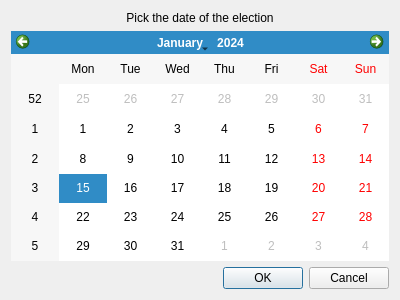
<?xml version="1.0" encoding="UTF-8"?>
<ui version="4.0">
 <class>saveDB</class>
 <widget class="QDialog" name="saveDB">
  <property name="geometry">
   <rect>
    <x>0</x>
    <y>0</y>
    <width>400</width>
    <height>300</height>
   </rect>
  </property>
  <property name="windowTitle">
   <string>Save to Database</string>
  </property>
  <layout class="QVBoxLayout" name="verticalLayout_2">
   <item>
    <layout class="QVBoxLayout" name="verticalLayout">
     <item>
      <widget class="QLabel" name="label">
       <property name="text">
        <string>Pick the date of the election</string>
       </property>
       <property name="alignment">
        <set>Qt::AlignCenter</set>
       </property>
      </widget>
     </item>
     <item>
      <widget class="QCalendarWidget" name="calendarWidget"/>
     </item>
    </layout>
   </item>
   <item>
    <widget class="QDialogButtonBox" name="buttonBox">
     <property name="orientation">
      <enum>Qt::Horizontal</enum>
     </property>
     <property name="standardButtons">
      <set>QDialogButtonBox::Cancel|QDialogButtonBox::Ok</set>
     </property>
    </widget>
   </item>
  </layout>
 </widget>
 <resources/>
 <connections>
  <connection>
   <sender>buttonBox</sender>
   <signal>accepted()</signal>
   <receiver>saveDB</receiver>
   <slot>accept()</slot>
   <hints>
    <hint type="sourcelabel">
     <x>248</x>
     <y>254</y>
    </hint>
    <hint type="destinationlabel">
     <x>157</x>
     <y>274</y>
    </hint>
   </hints>
  </connection>
  <connection>
   <sender>buttonBox</sender>
   <signal>rejected()</signal>
   <receiver>saveDB</receiver>
   <slot>reject()</slot>
   <hints>
    <hint type="sourcelabel">
     <x>316</x>
     <y>260</y>
    </hint>
    <hint type="destinationlabel">
     <x>286</x>
     <y>274</y>
    </hint>
   </hints>
  </connection>
 </connections>
</ui>
